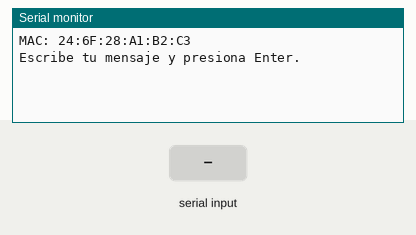
This sketch was run on a simulated ESP32. Parts: the last lines printed to the serial monitor. The test bench sets the inputs (shaded band).

Above: at 1.8 s.
1.9 s: "1\n" received over Serial
At 2.9 s:
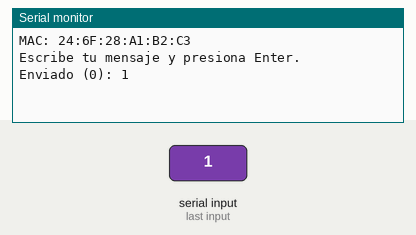
3.4 s: "0\n" received over Serial
At 4.1 s:
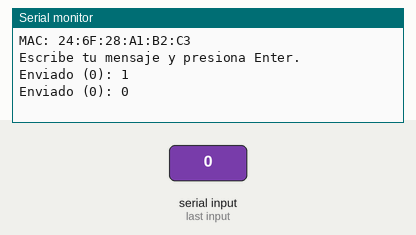

The sketch:

dbm-receptor1.ino
```cpp
#include <WiFi.h>
#include <esp_wifi.h>
#include <esp_now.h>

#define NOMBRE "QUEA_JUAN"        // cada alumno cambia esto

typedef struct { char nombre[16]; char texto[64]; } Mensaje;
uint8_t BROADCAST[] = {0xFF,0xFF,0xFF,0xFF,0xFF,0xFF};

void alLlegar(const esp_now_recv_info_t *info, const uint8_t *datos, int len) {
  if (len != sizeof(Mensaje)) return;
  Mensaje m; memcpy(&m, datos, sizeof(m));
  m.nombre[15] = 0; m.texto[63] = 0;
  Serial.printf(">> %s: %s\n", m.nombre, m.texto);
}

void setup() {
  Serial.begin(115200);
  delay(500);

  WiFi.mode(WIFI_STA);
  WiFi.disconnect();
  delay(100);
  esp_wifi_set_channel(1, WIFI_SECOND_CHAN_NONE);

  if (esp_now_init() != ESP_OK) { Serial.println("ERROR ESP-NOW"); return; }
  esp_now_register_recv_cb(alLlegar);

  esp_now_peer_info_t peer = {};
  memcpy(peer.peer_addr, BROADCAST, 6);
  peer.channel = 1;
  peer.ifidx   = WIFI_IF_STA;
  peer.encrypt = false;
  esp_now_add_peer(&peer);

  Serial.print("MAC: "); Serial.println(WiFi.macAddress());
  Serial.println("Escribe tu mensaje y presiona Enter.");
}

void loop() {
  if (!Serial.available()) return;

  String t = Serial.readStringUntil('\n');
  t.trim();
  if (t.length() == 0) return;

  Mensaje m;
  strncpy(m.nombre, NOMBRE, 15); m.nombre[15] = 0;
  strncpy(m.texto, t.c_str(), 63); m.texto[63] = 0;

  esp_err_t r = esp_now_send(BROADCAST, (uint8_t*)&m, sizeof(m));
  Serial.printf("Enviado (%d): %s\n", r, t.c_str());
}
```

Measured:
- after the input at 1.9 s, the serial monitor: prints a new line at once (image 1)
- after the input at 3.4 s, the serial monitor: prints a new line at once (image 2)
